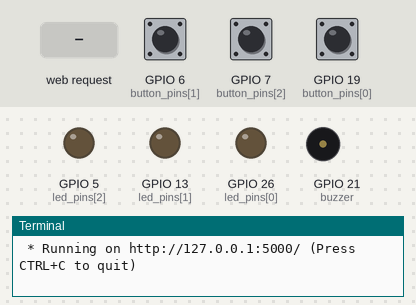
This program was run on a simulated Raspberry Pi (BCM pin numbers). Shown: output pins drawn as LEDs (lit = HIGH), buzzer (waves = sounding), the last lines printed to the terminal. The test bench sets the inputs (shaded band); at power-on: GPIO 6 (button_pins[1]) HIGH, GPIO 7 (button_pins[2]) HIGH, GPIO 19 (button_pins[0]) HIGH. Random numbers come from a fixed seed; a web server runs the application; the clock reads 2024-03-15 10:24:30 at power-on unless the program sets it.

Above: at 1.2 s.
1.3 s: HTTP request for /game received with the fields difficulty=hard
At 2.1 s:
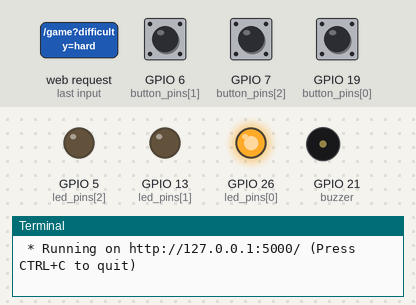
At 3.3 s:
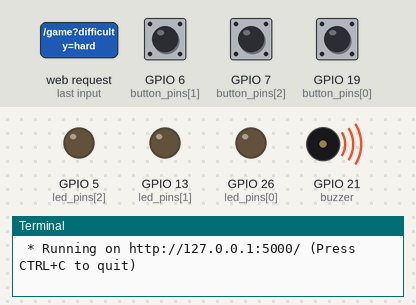
4.3 s: HTTP request for /game received with the fields difficulty=easy
At 4.8 s:
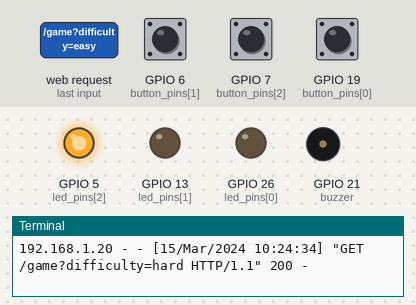
Timing chart, 0 to 9.6 s (numbered marks = the images above; inputs shaded):
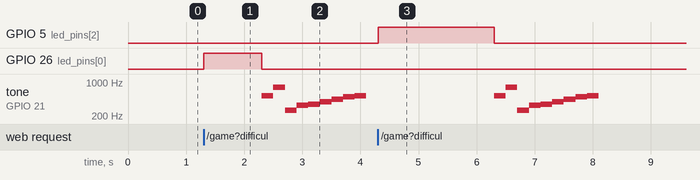

Measured:
- after the input at 1.3 s, GPIO 26 (led_pins[0]): LOW → HIGH at once, → LOW 1.0 s later; tone on GPIO 21 (buzzer): plays 523 Hz for 0.20 s, 784 Hz for 0.20 s, 262 Hz for 0.20 s, 330 Hz for 0.20 s, 349 Hz for 0.20 s, 392 Hz for 0.20 s … (9 notes in this stretch), starting after 1.0 s
- after the input at 4.3 s, GPIO 5 (led_pins[2]): LOW → HIGH at once, → LOW 2.0 s later; tone on GPIO 21 (buzzer): plays 523 Hz for 0.20 s, 784 Hz for 0.20 s, 262 Hz for 0.20 s, 330 Hz for 0.20 s, 349 Hz for 0.20 s, 392 Hz for 0.20 s … (9 notes in this stretch), starting after 2.0 s

The program:

GameWithCSS.py
```python
from flask import Flask, render_template_string
from flask import request
import RPi.GPIO as GPIO
from gpiozero import TonalBuzzer
from gpiozero.tones import Tone
import time
from time import sleep
import random

app = Flask(__name__)

# Configuration des broches pour les LEDs
GPIO.setmode(GPIO.BCM)
GPIO.setwarnings(False)
led_pins = [26, 13, 5]
GPIO.setup(led_pins, GPIO.OUT)
buzzer = TonalBuzzer(21)

# Configuration des broches pour les boutons
button_pins = [19, 6, 7]
GPIO.setup(button_pins, GPIO.IN, pull_up_down=GPIO.PUD_UP)

# Variables du jeu
score = 0
game_over = False
EASY = 2.0  # La LED reste allumée pendant 1,5 seconde
MEDIUM = 1.5  # La LED reste allumée pendant 1,0 seconde
HARD = 1.0  # La LED reste allumée pendant 0,5 seconde
SPEED_INCREASE = 0.02 # Augmentation de la vitesse des LED par incrément de score

# Fonction pour activer une LED
def activate_led(pin):
    GPIO.output(pin, GPIO.HIGH)

# Fonction pour désactiver une LED
def deactivate_led(pin):
    GPIO.output(pin, GPIO.LOW)

# Fonction pour jouer une partie
def play_game(base_difficulty):
    global score
    global game_over
    difficulty = base_difficulty
    prev_led = -1  # valeur initiale de l'indice LED précédent
    while not game_over:
        led_pin = random.choice([x for x in led_pins if x != prev_led])  # Choisissez une LED au hasard qui n'était pas allumée auparavant
        prev_led = led_pin  # Stocker la LED actuelle en tant que LED précédente
        activate_led(led_pin)
        time.sleep(difficulty)
        deactivate_led(led_pin)
        button_pin = request_button()  # Obtenir le pin du bouton qui a été pressé
        if button_pin is not None:
            button_index = button_pins.index(button_pin)  # Obtenir l'index du bouton qui a été pressé
            if button_index != led_pins.index(led_pin):
                game_over = True
            else:
                score += 1
                difficulty -= SPEED_INCREASE  # Augmenter la vitesse des LED
                if difficulty < HARD:  # Vitesse minimale des DEL
                    difficulty = HARD
        else:
            game_over = True
            # Jouer les notes de la mélodie de game over
            buzzer.play(Tone("C5"))
            sleep(0.2)
            buzzer.play(Tone("G5"))
            sleep(0.2)
            buzzer.play(Tone("C4"))
            sleep(0.2)
            buzzer.play(Tone("E4"))
            sleep(0.2)
            buzzer.play(Tone("F4"))
            sleep(0.2)
            buzzer.play(Tone("G4"))
            sleep(0.2)
            buzzer.play(Tone("A4"))
            sleep(0.2)
            buzzer.play(Tone("B4"))
            sleep(0.2)
            buzzer.play(Tone("C5"))
            sleep(0.2)

            # Arrêter le buzzer
            buzzer.stop()

# Fonction pour récupérer le pin du bouton qui a été pressé
def request_button():
    for button_pin in button_pins:
        if GPIO.input(button_pin) == GPIO.LOW:
            return button_pin
    return None

# Route pour la page d'accueil
@app.route("/")
def home():
    html = """
    <html>
        <head>
    <title>Jeu de LEDs et de boutons</title>
    <style>
        body {
            background-color: #000000;
            color: #ffffff;
            font-family: 'Press Start 2P', cursive;
        }
        h1 {
            font-size: 60px;
            text-align: center;
            text-transform: uppercase;
            letter-spacing: 10px;
            margin: 50px 0;
            text-shadow: 4px 4px #ff0000;
        }
        p {
            font-size: 20px;
            margin: 20px;
        }
        button {
            background-color: #ff0000;
            border: none;
            color: #ffffff;
            font-size: 24px;
            font-weight: bold;
            padding: 10px 20px;
            text-transform: uppercase;
            letter-spacing: 5px;
            margin: 20px;
            box-shadow: 4px 4px #000000;
            cursor: pointer;
        }
        input[type=radio] {
            display: none;
        }
        input[type=radio] + label {
            background-color: #000000;
            border: 2px solid #ffffff;
            color: #ffffff;
            display: inline-block;
            font-size: 24px;
            font-weight: bold;
            padding: 10px 20px;
            text-transform: uppercase;
            letter-spacing: 5px;
            margin: 20px;
            box-shadow: 4px 4px #ff0000;
            cursor: pointer;
        }
        input[type=radio]:checked + label {
            background-color: #ff0000;
            border: 2px solid #000000;
            color: #000000;
            box-shadow: 4px 4px #ffffff;
        }
    </style>
    <link href="https://fonts.googleapis.com/css?family=Press+Start+2P" rel="stylesheet">
</head>

        <body>
            <h1>Bienvenue dans le jeu de LEDs et de boutons !</h1>
            <p>Cliquez sur le bouton ci-dessous pour commencer une partie.</p>
            <form action="/play" method="get">
                <button type="submit">Commencer une partie</button>
            </form>
        </body>
    </html>
    """
    return render_template_string(html)

# Route pour commencer une partie
@app.route("/play")
def play():
    global score
    global game_over
    score = 0
    game_over = False
    html = """
    <html>
        <head>
            <title>Sélectionner le niveau de difficulté</title>
        </head>
    <title>Jeu de LEDs et de boutons</title>
    <style>
        body {
            background-color: #000000;
            color: #ffffff;
            font-family: 'Press Start 2P', cursive;
        }
        h1 {
            font-size: 60px;
            text-align: center;
            text-transform: uppercase;
            letter-spacing: 10px;
            margin: 50px 0;
            text-shadow: 4px 4px #ff0000;
        }
        p {
            font-size: 20px;
            margin: 20px;
        }
        button {
            background-color: #ff0000;
            border: none;
            color: #ffffff;
            font-size: 24px;
            font-weight: bold;
            padding: 10px 20px;
            text-transform: uppercase;
            letter-spacing: 5px;
            margin: 20px;
            box-shadow: 4px 4px #000000;
            cursor: pointer;
        }
        input[type=radio] {
            display: none;
        }
        input[type=radio] + label {
            background-color: #000000;
            border: 2px solid #ffffff;
            color: #ffffff;
            display: inline-block;
            font-size: 24px;
            font-weight: bold;
            padding: 10px 20px;
            text-transform: uppercase;
            letter-spacing: 5px;
            margin: 20px;
            box-shadow: 4px 4px #ff0000;
            cursor: pointer;
        }
        input[type=radio]:checked + label {
            background-color: #ff0000;
            border: 2px solid #000000;
            color: #000000;
            box-shadow: 4px 4px #ffffff;
        }
    </style>
    <link href="https://fonts.googleapis.com/css?family=Press+Start+2P" rel="stylesheet">
</head>

        <body>
            <h1>Sélectionner le niveau de difficulté :</h1>
            <form action="/game" method="get">
                <input type="radio" id="easy" name="difficulty" value="easy" checked>
                <label for="easy">Facile</label><br>
                <input type="radio" id="medium" name="difficulty" value="medium">
                <label for="medium">Moyen</label><br>
                <input type="radio" id="hard" name="difficulty" value="hard">
                <label for="hard">Difficile</label><br>
                <button type="submit">Commencer une partie</button>
            </form>
        </body>
    </html>
    """
    return render_template_string(html)

@app.route("/game")
def game():
    global score
    global game_over
    score = 0
    game_over = False
    difficulty = request.args.get('difficulty')
    if difficulty == 'easy':
        base_difficulty = EASY
    elif difficulty == 'medium':
        base_difficulty = MEDIUM
    elif difficulty == 'hard':
        base_difficulty = HARD
    play_game(base_difficulty)
    html = """
    <html>
        <head>
            <title>Résultat</title>

    <title>Jeu de LEDs et de boutons</title>
    <style>
        body {
            background-color: #000000;
            color: #ffffff;
            font-family: 'Press Start 2P', cursive;
        }
        h1 {
            font-size: 60px;
            text-align: center;
            text-transform: uppercase;
            letter-spacing: 10px;
            margin: 50px 0;
            text-shadow: 4px 4px #ff0000;
        }
        p {
            font-size: 20px;
            margin: 20px;
        }
        button {
            background-color: #ff0000;
            border: none;
            color: #ffffff;
            font-size: 24px;
            font-weight: bold;
            padding: 10px 20px;
            text-transform: uppercase;
            letter-spacing: 5px;
            margin: 20px;
            box-shadow: 4px 4px #000000;
            cursor: pointer;
        }
        input[type=radio] {
            display: none;
        }
        input[type=radio] + label {
            background-color: #000000;
            border: 2px solid #ffffff;
            color: #ffffff;
            display: inline-block;
            font-size: 24px;
            font-weight: bold;
            padding: 10px 20px;
            text-transform: uppercase;
            letter-spacing: 5px;
            margin: 20px;
            box-shadow: 4px 4px #ff0000;
            cursor: pointer;
        }
        input[type=radio]:checked + label {
            background-color: #ff0000;
            border: 2px solid #000000;
            color: #000000;
            box-shadow: 4px 4px #ffffff;
        }
    </style>
    <link href="https://fonts.googleapis.com/css?family=Press+Start+2P" rel="stylesheet">
</head>

        <body>
            <h1>Partie terminée !</h1>
            <p>Votre score est de {{ score }}.</p>
            <p>Cliquez sur le bouton ci-dessous pour revenir à la page d'accueil.</p>
            <form action="/" method="get">
                <button type="submit">Retour à l'accueil</button>
            </form>
        </body>
    </html>
    """
    return render_template_string(html, score=score)
```
